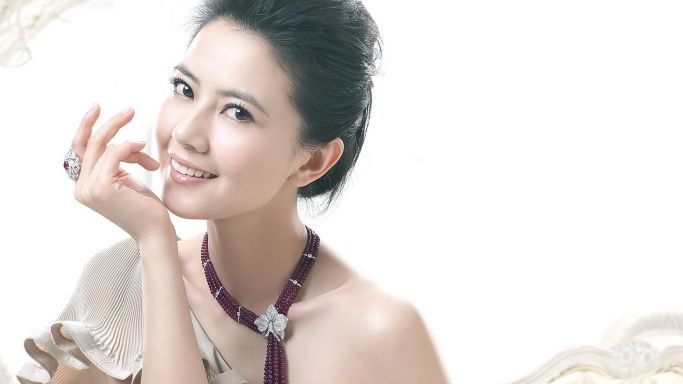
#> input picture 廖雪峰 notes/294561.jpg, 1366 x 768 px (shown at 1/2 size)
$ python module.py
#> lines starting #> are read from the running program, lines starting #| are printed output that depends on the picture
#!/usr/bin/env python3
# -*- coding:utf-8 -*-
#这个测试时需要在python环境测试的，可以带变量运行python，结果将会因带的变量格式而导致结果不同
'a test module'

__author__ = 'Phoebe Liu'

import sys
def test():
    args = sys.argv
    if len(args) == 1:
        print('Hello, world!')
    elif len(args) == 2:
        print('Hello, %s!' %args[1])
    else:
        print('Too many arguments!')

if __name__== '__main__':
	test()

#作用域
#私有变量或函数用_表示，一般不要直接访问（但是不是不能直接访问）

#安装第三方模块
from PIL import Image
im = Image.open('294561.jpg')
#> im is the input picture: PIL image 1366x768 RGB; mean R, G, B 225, 218.2, 214.8
print(im.format, im.size, im.mode)
#| JPEG (1366, 768) RGB
im.thumbnail((200, 100))
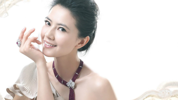
#> im: PIL image 178x100 RGB; mean R, G, B 224.9, 218.2, 214.7
im.save('thumb.jpg','JPEG')

#运行时修改环境变量
import sys
sys.path.append('/Users/michael/my_py_scripts')
